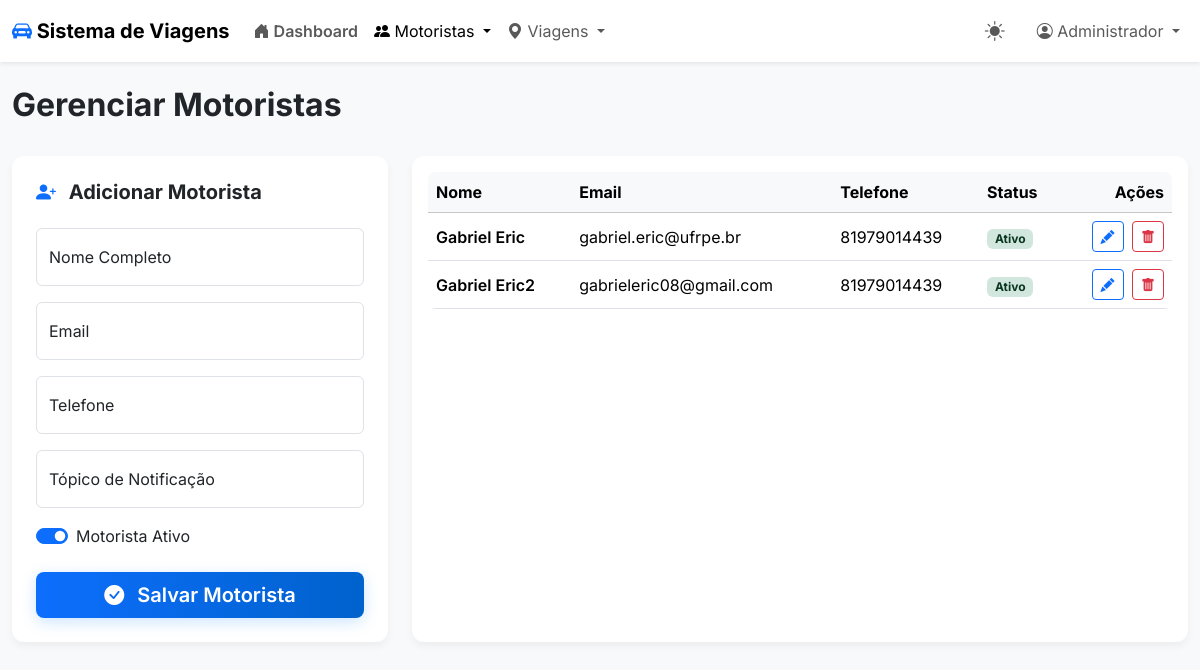
Before: /motorista/ with the older database file.
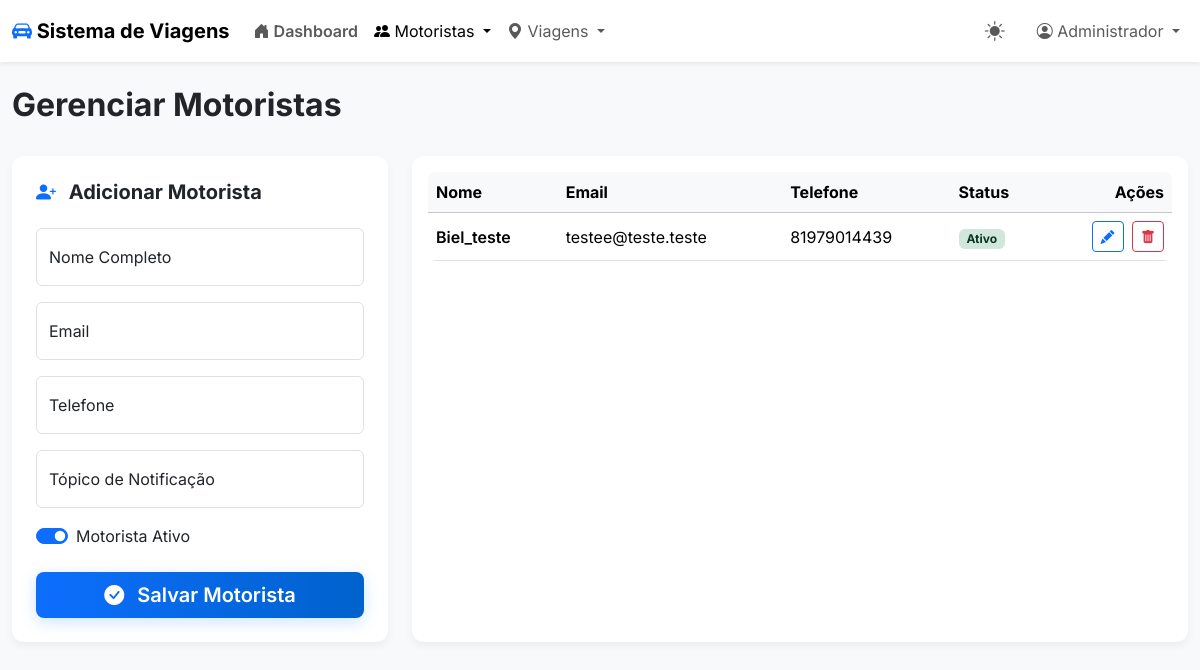
After: the same page with the newer database file.
### models/models.py (models this page shows)
class Motorista(db.Model):
    __tablename__ = 'motorista'
    id = db.Column(db.Integer, primary_key=True)
    nome = db.Column(db.String(100), nullable=False)
    email = db.Column(db.String(100), unique=True, nullable=False)
    telefone = db.Column(db.String(20))
    topico_ntfy = db.Column(db.String(100), unique=True, nullable=True)
    ativo = db.Column(db.Boolean, default=True)
    atribuicoes = db.relationship('Atribuicao', backref='motorista', lazy=True)

### routes/motorista.py (the view)
@motorista_bp.route('/')
def motorista_page():
    motoristas = motorista_service.get_all()
    return render_template('cadastro_motorista.html', motoristas=motoristas)

### repositories/motorista_repository.py (called while the page is built)
    def get_all(self):
        admins = Motorista.query.all()
        return admins # <-- CORRIGIDO (faltava 'return' no seu código original)

### services/motorista_service.py (called while the page is built)
    def get_all(self):
        return self.repo.get_all()

### templates/cadastro_motorista.html (shortened to what this page needs)
<!DOCTYPE html>
<html lang="pt-br">
<head>
    <link href="https://cdn.jsdelivr.net/npm/bootstrap@5.3.3/dist/css/bootstrap.min.css" rel="stylesheet">
    <link rel="stylesheet" href="https://cdn.jsdelivr.net/npm/bootstrap-icons@1.11.3/font/bootstrap-icons.min.css">
</head>
<body>
    <nav class="navbar navbar-expand-lg sticky-top">
        <div class="container-fluid">
            <a class="navbar-brand fw-bold" href="/home">
                <i class="bi bi-car-front-fill text-primary"></i> Sistema de Viagens
            </a>
            <div class="collapse navbar-collapse" id="navbarNav">
                <ul class="navbar-nav me-auto mb-2 mb-lg-0">
                    <li class="nav-item">
                        <a class="nav-link fw-semibold" href="/home">
                            <i class="bi bi-house-door-fill"></i> Dashboard
                        </a>
                    </li>
                    <li class="nav-item dropdown">
                        <a class="nav-link dropdown-toggle active" href="#" role="button" data-bs-toggle="dropdown">
                            <i class="bi bi-people-fill"></i> Motoristas
                        </a>
                    </li>
                    <li class="nav-item dropdown">
                        <a class="nav-link dropdown-toggle" href="#" role="button" data-bs-toggle="dropdown">
                            <i class="bi bi-geo-alt-fill"></i> Viagens
                        </a>
                    </li>
                </ul>
                <div class="navbar-nav me-3">
                    <a id="theme-toggle" class="nav-link theme-toggle">
                        <i class="bi bi-sun-fill"></i>
                    </a>
                </div>
                <ul class="navbar-nav">
                    <li class="nav-item dropdown">
                        <a class="nav-link dropdown-toggle" href="#" role="button" data-bs-toggle="dropdown">
                            <i class="bi bi-person-circle"></i> Administrador
                        </a>
                    </li>
                </ul>
            </div>
        </div>
    </nav>
    <main class="container-fluid mt-4">
        <div class="d-flex justify-content-between align-items-center mb-4">
            <h1 class="h2 fw-bold">Gerenciar Motoristas</h1>
        </div>
        <div class="row g-4">
            <div class="col-lg-4">
                <div class="card content-card p-4 h-100">
                    <h5 class="fw-bold mb-4"><i class="bi bi-person-plus-fill text-primary me-2"></i> Adicionar Motorista</h5>
                    <form id="form-motorista">
                        <div class="form-floating mb-3">
                            <input type="text" class="form-control" id="nome" placeholder="Nome completo" required>
                            <label for="nome">Nome Completo</label>
                        </div>
                        <div class="form-floating mb-3">
                            <input type="email" class="form-control" id="email" placeholder="Email" required>
                            <label for="email">Email</label>
                        </div>
                        <div class="form-floating mb-3">
                            <input type="tel" class="form-control" id="telefone" placeholder="Telefone" required>
                            <label for="telefone">Telefone</label>
                        </div>
                        <div class="form-floating mb-3">
                            <input type="text" class="form-control" id="topico_ntfy" placeholder="Tópico de Notificação" required>
                            <label for="topico_ntfy">Tópico de Notificação</label>
                        </div>
                        <div class="form-check form-switch mb-4">
                            <input class="form-check-input" type="checkbox" role="switch" id="ativo" checked>
                            <label class="form-check-label" for="ativo">Motorista Ativo</label>
                        </div>
                        <div class="d-grid">
                            <button type="submit" class="btn btn-gradient btn-lg fw-semibold" id="btn-salvar-motorista">
                                <i class="bi bi-check-circle-fill me-2 button-icon"></i>
                                <span class="button-text">Salvar Motorista</span>
                            </button>
                        </div>
                    </form>
                </div>
            </div>
            <div class="col-lg-8">
                <div class="card content-card h-100">
                    <div class="card-body">
                        <div class="table-responsive">
                            <table class="table table-hover align-middle mb-0">
                                <thead class="table-light">
                                    <tr>
                                        <th>Nome</th>
                                        <th>Email</th>
                                        <th>Telefone</th>
                                        <th>Status</th>
                                        <th class="text-end">Ações</th>
                                    </tr>
                                </thead>
                                <tbody>
                                    {% for motorista in motoristas %}
                                    <tr>
                                        <td class="fw-semibold">{{ motorista.nome }}</td>
                                        <td>{{ motorista.email }}</td>
                                        <td>{{ motorista.telefone }}</td>
                                        <td>
                                            {% if motorista.ativo %}
                                                <span class="badge bg-success-subtle text-success-emphasis">Ativo</span>
                                            {% else %}
                                                <span class="badge bg-secondary-subtle text-secondary-emphasis">Inativo</span>
                                            {% endif %}
                                        </td>
                                        <td class="text-end">
                                            <button class="btn btn-sm btn-outline-primary me-1" title="Editar"><i class="bi bi-pencil-fill"></i></button>
                                            {% if motorista.ativo %}
                                                <button class="btn btn-sm btn-outline-danger" title="Desativar"><i class="bi bi-trash-fill"></i></button>
                                            {% else %}
                                                <button class="btn btn-sm btn-outline-success" title="Ativar"><i class="bi bi-check-lg"></i></button>
                                            {% endif %}
                                        </td>
                                    </tr>
                                    {% endfor %}
                                </tbody>
                            </table>
                        </div>
                    </div>
                </div>
            </div>
        </div>
    </main>
</body>
</html>

### templates/cadastro_motorista.html (style rules this page uses)
:root { --light-bg: #f8f9fa; --light-card: #ffffff; --light-text: #212529; --light-border: rgba(0, 0, 0, 0.075); --light-shadow: 0 0.25rem 0.5rem rgba(0, 0, 0, 0.05); --light-hover-shadow: 0 0.5rem 1rem rgba(0, 0, 0, 0.1); }
body { font-family: 'Inter', sans-serif; background-color: var(--light-bg); color: var(--light-text); transition: background-color 0.3s ease, color 0.3s ease; }
.navbar { background-color: var(--light-card); box-shadow: 0 0.125rem 0.25rem var(--light-border); }
.theme-toggle { font-size: 1.25rem; cursor: pointer; }
.content-card { border: none; border-radius: 0.75rem; background-color: var(--light-card); box-shadow: var(--light-shadow); transition: all 0.3s ease; }
.btn-gradient { background: linear-gradient(90deg, var(--bs-primary), #0062cc); border: none; color: white; transition: all 0.3s ease; box-shadow: 0 4px 15px rgba(0, 123, 255, 0.2); }
.form-control, .form-select { transition: border-color 0.3s ease, box-shadow 0.3s ease; }
.table-responsive { border-radius: 0.5rem; overflow: hidden; }

Changed rows visible on the page:
removed Motorista: nome "Gabriel Eric2", email "gabrieleric08@gmail.com", telefone "81979014439", ativo "Ativo"
changed Motorista: nome "Gabriel Eric" → "Biel_teste"; email "gabriel.eric@ufrpe.br" → "testee@teste.teste"
